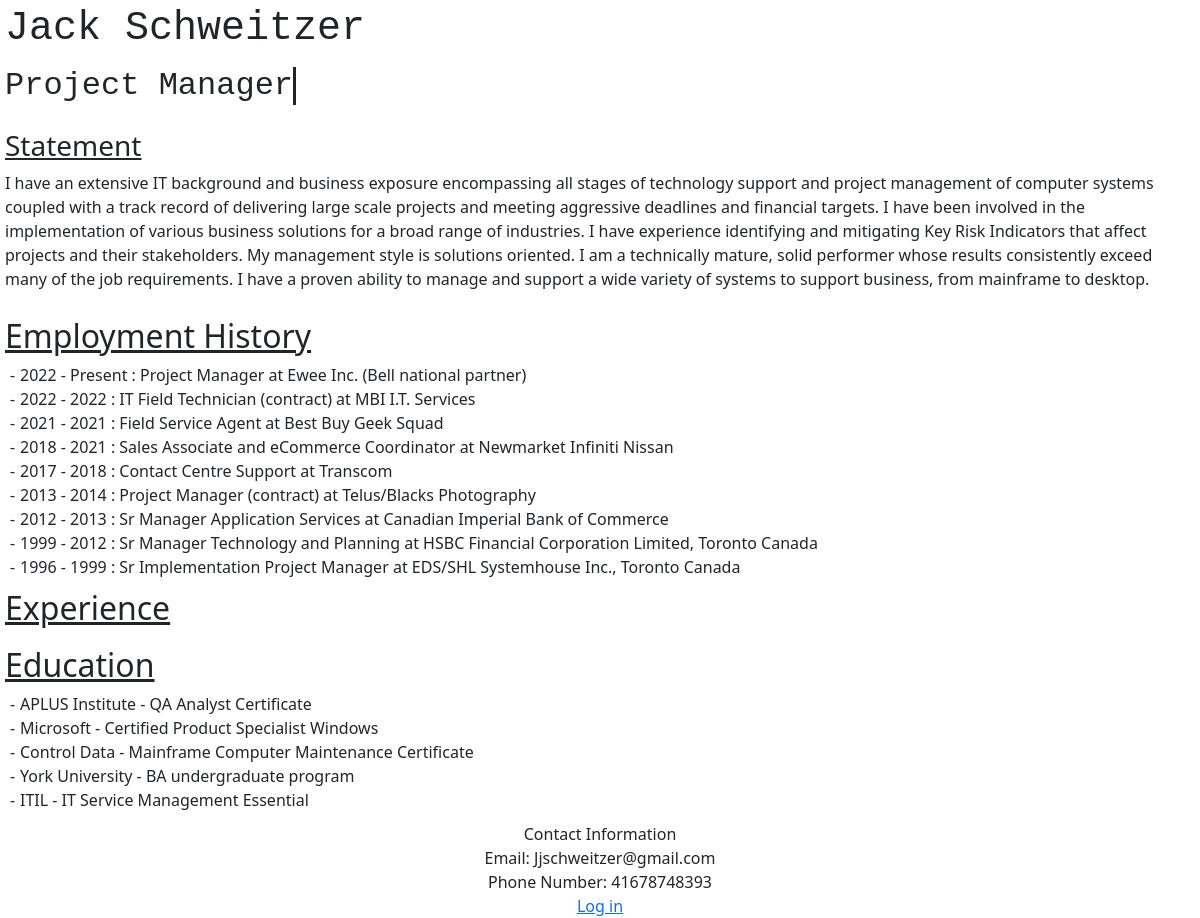
Before: / with the older database file.
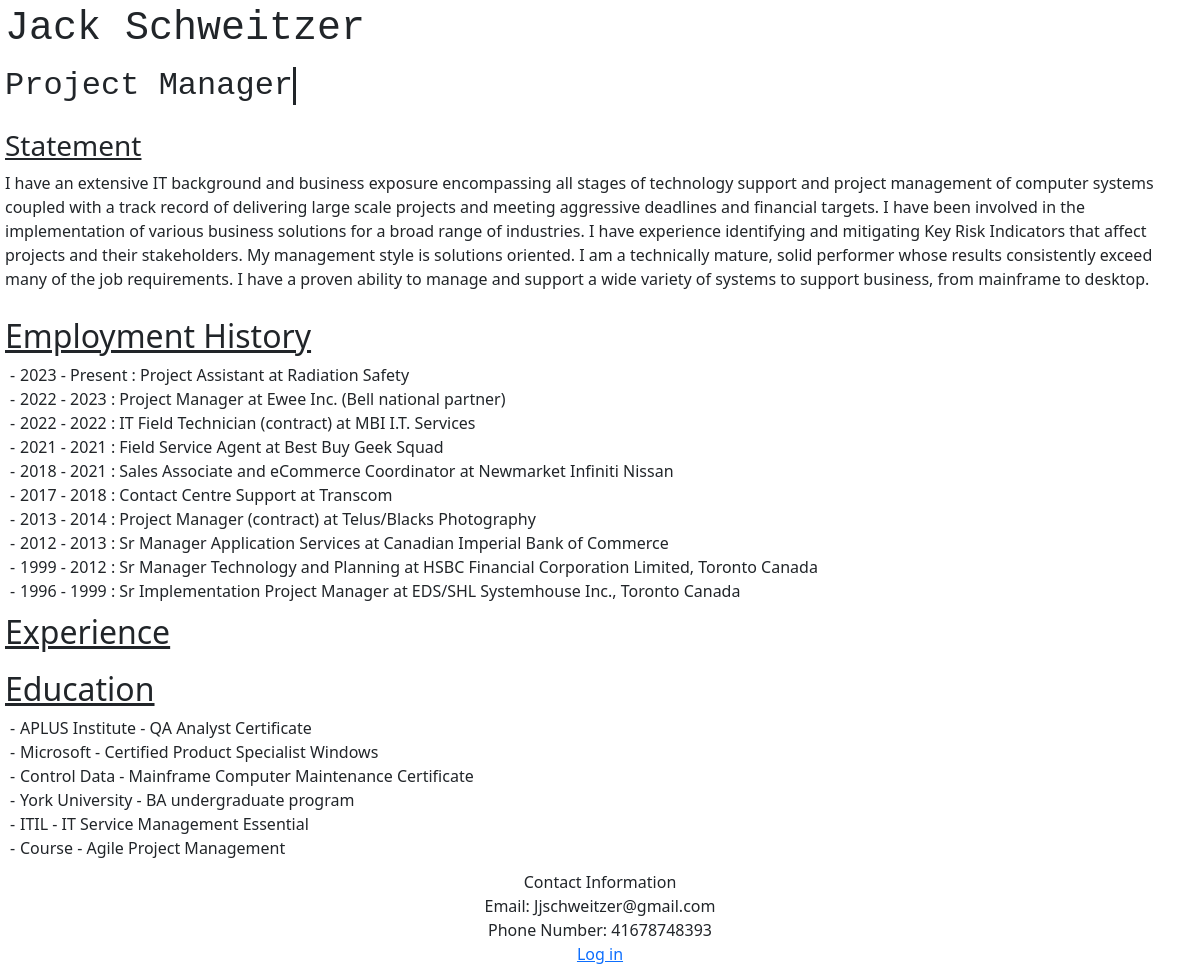
After: the same page with the newer database file.
### jcv/models.py (models this page shows, shortened)
class Statement(models.Model):
    text = models.TextField()

class Job(models.Model):
    job_title = models.CharField(max_length=180)
    company_name = models.CharField(max_length=180)
    start_date = models.DateField()
    end_date = models.DateField(blank=True,null=True, default='Present')
    responsiblilties = models.TextField()
    img = models.ImageField(blank=True, null=True)
    def __str__(self):
        return f"{self.job_title} at {self.company_name}"

class Education(models.Model):
    institute = models.CharField(max_length=180, null=True)
    certification = models.CharField(max_length=180)
    def __str__(self):
        return f"{self.institute} - {self.certification}"

### jcv/views.py (the view)
# urls.py: path("", views.index, name="index"),
def index(request):
    fonts = [
    "Arial, sans-serif",
    "Helvetica, sans-serif",
    "Times New Roman, serif",
    "Georgia, serif",
    "Courier New, monospace",
    "Verdana, sans-serif",
    "Impact, Charcoal, sans-serif",
    "Comic Sans MS, cursive",
    "Trebuchet MS, sans-serif",
    "Arial Black, Gadget, sans-serif",
    "Lucida Sans Unicode, Lucida Grande, sans-serif",
    "Palatino Linotype, Book Antiqua, Palatino, serif",
    "Arial Narrow, sans-serif",
    "Century Gothic, sans-serif",
    "Garamond, serif",
    "Bookman Old Style, serif",
    "Consolas, monospace",
    "Franklin Gothic Medium, sans-serif",
    "Copperplate, Copperplate Gothic Light, sans-serif",
    "Calibri, sans-serif",
    "Cambria, serif"
    ]
    colors = [
    "black",
    "white",
    "red",
    "blue",
    "green",
    "yellow",
    "orange",
    "purple",
    "gray",
    "pink",
    "brown",
    "teal",
    "navy",
    "maroon",
    "olive",
    "silver",
    "gold",
    "cyan",
    "lime",
    "indigo",
    "aqua",
    "coral",
    "darkgreen",
    "firebrick",
    "fuchsia",
    "lightblue",
    "magenta",
    "lightgreen",
    "orchid",
    "plum",
    "royalblue",
    "salmon",
    "seagreen",
    "sienna",
    "skyblue",
    "tan",
    "tomato",
    "violet",
    "wheat",
    "yellowgreen"
    ]
    difficult_colors = [color for color in colors if color not in ["white", "yellow", "lightgreen", "lightblue", "silver", "cyan", "pink","gold", "lime", "aqua", "wheat" ]]
    alignment = [
        "left",
        "right",
        "center"
    ]
    text_style = [
        "paragraph",
        "list"
    ]
    statement = Statement.objects.get()
    jobs = Job.objects.all()
    jobs = jobs.order_by('-start_date')
    education = Education.objects.all()
    return render(request, "jcv/index.html",{
        'statement': statement.text,
        'jobs': jobs,
        'education': education,
        'fonts': fonts,
        'colours': colors,
        'coloursd': difficult_colors,
        'alignment': alignment,
        'textstyle': text_style
    })

### jcv/templates/jcv/index.html (shortened to what this page needs)
{% load static %}
<!DOCTYPE html>
<html lang="en">
    <head>
        <link href="https://cdn.jsdelivr.net/npm/bootstrap@5.3.0/dist/css/bootstrap.min.css" rel="stylesheet">
        <link href="{% static 'jcv/styles.css' %}" rel="stylesheet">
    </head>
    <body>
        <div id="page-container">
            <div id="head" class="headinge">
                <div id="heading-container">
                    <h1 id="heading">Jack Schweitzer</h1>
                </div>
                <div id="sub-heading-container">
                    <h2 id="sub-heading">Project Manager</h2>
                </div>
            </div>
            <div id="statement" class="info">
                <h3><u>Statement</u></h3>
                <div id="statementdiv">
                    <p>{{ statement }}</p>
                </div>
            </div>
            <div id="employmenthistory" class="div1">
                <h2><u>Employment History</u></h2>
                {% for job in jobs %}
                <li>{{ job.start_date.year }} - {% if job.end_date %} {{ job.end_date.year }} {% else %} Present {% endif %}: {{ job }}</li>
                {% endfor %}
            </div>
            <div id="experience" class="exp">
                <h2><u>Experience</u></h2>
            </div>
            <div id="education">
                <h2><u>Education</u></h2>
                {% for cert in education %}
                <li>{{ cert }}</li>
                {% endfor %}
            </div>
            <footer>
                Contact Information
                <div>Email: Jjschweitzer@gmail.com</div>
                <div>Phone Number: 41678748393</div>
                {% if user.is_superuser %}
                    <a href="{% url 'logout' %}">Log Out</a>
                {% else %}
                    <a href="{% url 'login' %}">Log in</a>
                {% endif %}
            </footer>
        </div>
    </body>
</html>

### jcv/static/jcv/styles.css (style rules this page uses)
:root { --background-color: rgb(68, 65, 65) }
#page-container { position: relative; min-height: 100%; max-width: 100%; }
#heading-container { min-height: 100%; font-family:monospace; display: inline-block; }
#sub-heading-container { min-height: 100%; font-family:monospace; display: inline-block; }
#heading { overflow: hidden; white-space: nowrap; border-right: 2px solid; width: 0; animation: type 1.6s steps(15, end) forwards, blinking 1s infinite; }
#sub-heading { animation: type2 3.5s steps(15, end) forwards, blinking 1s infinite; white-space: nowrap; overflow: hidden; border-right: 2px solid; width: 0; }
#head, #statement, #employmenthistory, #experience, #education { height: 100%; padding: 5px; }
footer { text-align: center; bottom: 0; width: 100%; height: 5.5rem; padding: 5px; }
body { list-style-type: none; }
li { padding-left: 15px; position: relative; }
li:before { content: "-"; position: absolute; left: 5px; }

Changed rows visible on the page:
added Job: start_date.year "2023", shows "Present", job_title+company_name "Project Assistant at Radiation Safety"
changed Job "Project Manager at Ewee Inc. (Bell national partner)": end_date.year (not shown) → "2023"; no longer shows "Present"
added Education: institute+certification "Course - Agile Project Management"
